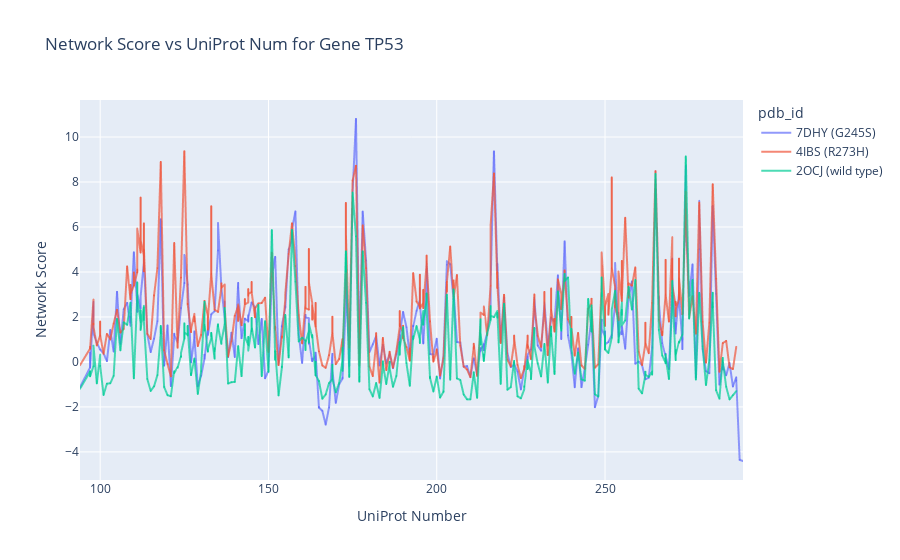

The code cell stored with this chart in its notebook:
### Code cell
gene = "TP53"
tmp = dat[dat['gene'] == gene]
tmp.sort_values("uniprot_num", inplace=True)

# Filter data for the specified PDB IDs
pdb_ids = ['2OCJ', '4IBS', '7DHY']
tmp = tmp[tmp['pdb_id'].isin(pdb_ids)].reset_index(drop=True)

# Define legend labels
legend_labels = {
    '2OCJ': '2OCJ (wild type)',
    '4IBS': '4IBS (R273H)',
    '7DHY': '7DHY (G245S)',
}

# Plot
fig = px.line(tmp, x='uniprot_num', y='network_score', color='pdb_id',
              title='Network Score vs UniProt Num for Gene {}'.format(gene),
              labels={'network_score': 'Network Score', 'uniprot_num': 'UniProt Number'},
              hover_data=['pdb_id'])

# Rename legend entries and set line opacity
for pdb_id in pdb_ids:
    fig.for_each_trace(
        lambda trace: trace.update(name=legend_labels[pdb_id], opacity=0.7) if trace.name == pdb_id else ()
    )

fig.show()

### Figure 1 — Plotly figure (JSON) as saved in the notebook; plotly's stock layout.template omitted (floating-point values rounded to 4 significant figures; data arrays with more than 128 entries replaced by an {"elided": "..."} marker saying what was removed)
{"data": [{"customdata": {"elided": "784x1 str values"}, "hovertemplate": "pdb_id=%{customdata[0]}<br>UniProt Number=%{x}<br>Network Score=%{y}<extra></extra>", "legendgroup": "7DHY", "line": {"color": "#636efa", "dash": "solid"}, "marker": {"symbol": "circle"}, "mode": "lines", "name": "7DHY (G245S)", "opacity": 0.7, "showlegend": true, "type": "scattergl", "x": {"elided": "784 int values"}, "xaxis": "x", "y": {"elided": "784 float values"}, "yaxis": "y"}, {"customdata": {"elided": "776x1 str values"}, "hovertemplate": "pdb_id=%{customdata[0]}<br>UniProt Number=%{x}<br>Network Score=%{y}<extra></extra>", "legendgroup": "4IBS", "line": {"color": "#EF553B", "dash": "solid"}, "marker": {"symbol": "circle"}, "mode": "lines", "name": "4IBS (R273H)", "opacity": 0.7, "showlegend": true, "type": "scattergl", "x": {"elided": "776 int values"}, "xaxis": "x", "y": {"elided": "776 float values"}, "yaxis": "y"}, {"customdata": {"elided": "776x1 str values"}, "hovertemplate": "pdb_id=%{customdata[0]}<br>UniProt Number=%{x}<br>Network Score=%{y}<extra></extra>", "legendgroup": "2OCJ", "line": {"color": "#00cc96", "dash": "solid"}, "marker": {"symbol": "circle"}, "mode": "lines", "name": "2OCJ (wild type)", "opacity": 0.7, "showlegend": true, "type": "scattergl", "x": {"elided": "776 int values"}, "xaxis": "x", "y": {"elided": "776 float values"}, "yaxis": "y"}], "layout": {"legend": {"title": {"text": "pdb_id"}, "tracegroupgap": 0}, "title": {"text": "Network Score vs UniProt Num for Gene TP53"}, "xaxis": {"anchor": "y", "domain": [0, 1], "title": {"text": "UniProt Number"}}, "yaxis": {"anchor": "x", "domain": [0, 1], "title": {"text": "Network Score"}}}}
